Frame 1 (no input): blank canvas, image omitted
Frame 60 (no input): blank canvas, image omitted
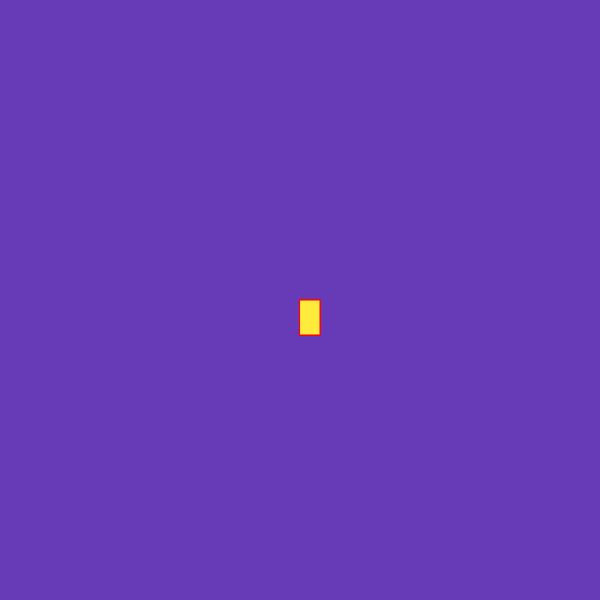
Frame 120 (the mouse pressed at the canvas centre since frame 60)

The p5.js sketch whose frames 1 and 60 were blank and that drew this single picture after the mouse press (run headless with seeded random() and noise() and a simulated clock; from frame 60 on, the mouse is pressed at the canvas centre):

// p5.js sketch
// ── sketch.js
function setup() {
    createCanvas(600, 600)
    background("#673AB7");
  }
  
  function draw(){
    
    stroke("red");
    fill("#FFEB3B");
    
    // console.log(mouseIsPressed);
    
    if (mouseIsPressed) 
    rect(mouseX, mouseY, 20, 35);
    
  
  }
